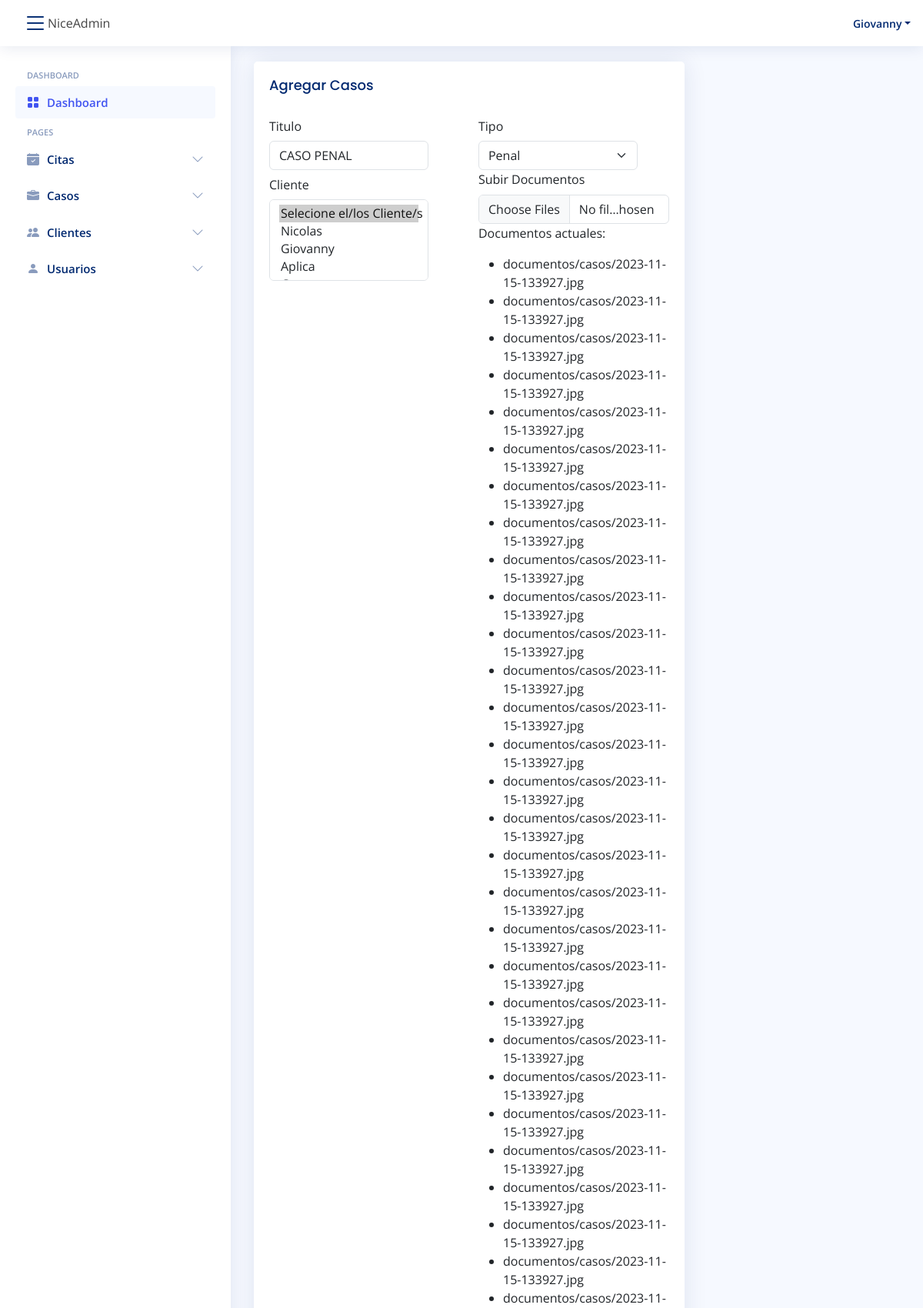
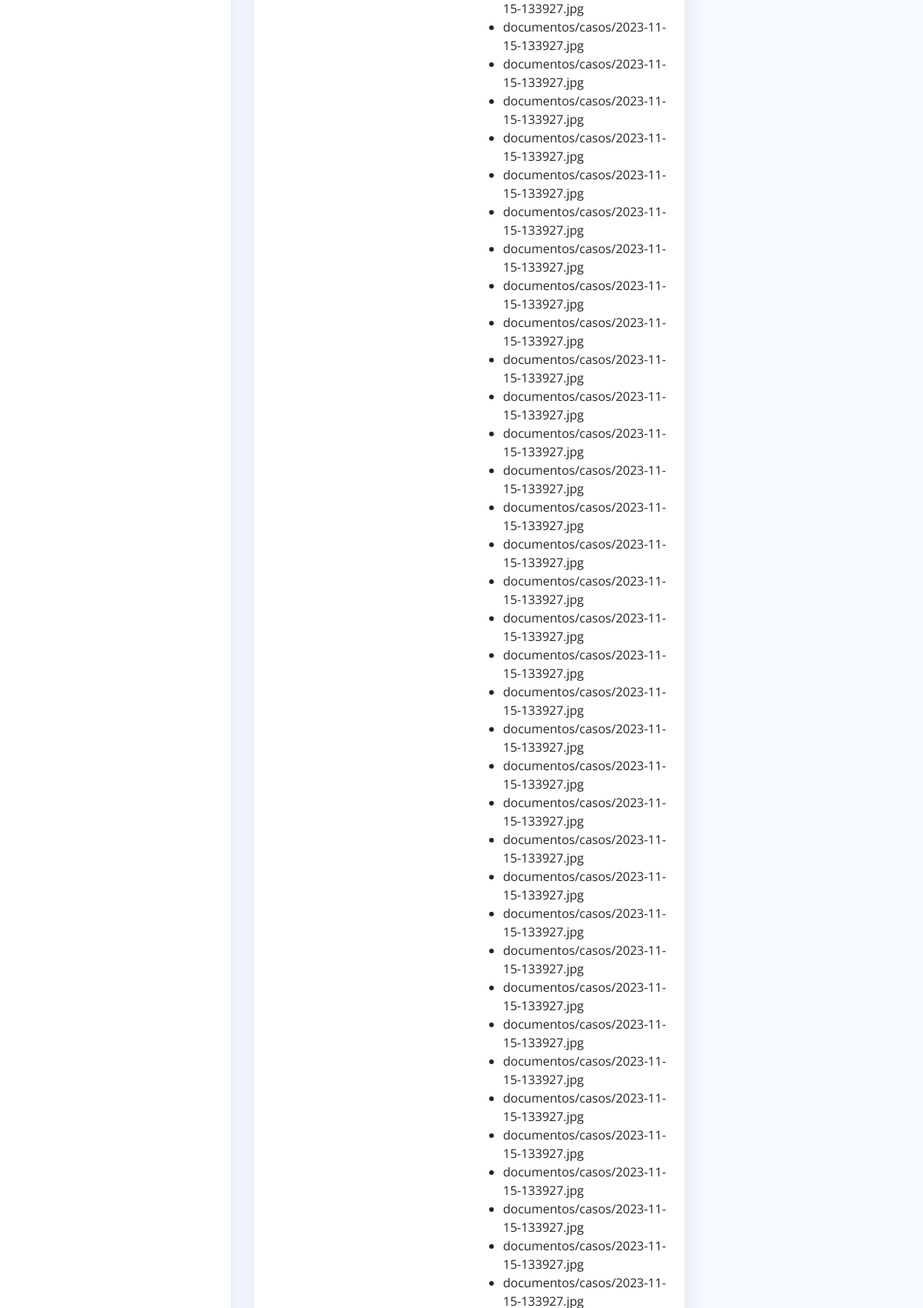
/casos/CasoUpdate/3/ (signed in, upper part), run on the app's committed database (2 pictures, top to bottom).
### casos/models.py (models this page shows, shortened)
class Caso(models.Model):  # tabla para los casos
    id = models.BigAutoField(primary_key=True)
    titulo = models.CharField(max_length=100)  # titulo del caso
    descripcion = models.CharField(max_length=50)  # descripcion del caso
    tipo = models.ForeignKey(
        TipoCaso, on_delete=models.CASCADE)
    id_cliente = models.ManyToManyField(Cliente, verbose_name="Cliente")
    documentos = models.FileField(
        upload_to="documentos/casos")
    estado = models.BooleanField(
        default=False,)  # estado del caso, default false, para pendiente

class TipoCaso(models.Model):
    id = models.BigAutoField(primary_key=True)
    titulo = models.CharField(max_length=100)
    descripcion = models.CharField(max_length=200)

### casos/views.py (the view)
# urls.py: path('CasoUpdate/<int:pk>/', views.CasoUpdate, name='CasoUpdate'),
@login_required(login_url="/login/")
def CasoUpdate(request, pk):
    caso = get_object_or_404(Caso, pk=pk)
    clientes = Cliente.objects.all()
    tipos = TipoCaso.objects.all()
    try:
        if request.method == "POST":
            form = CasoForm(request.POST, instance=caso)
            if form.is_valid():
                form.save()
                return redirect("casos")
        else:
            form = CasoForm(instance=caso)
        return render(
            request,
            "casos/UpdateCaso.html",
            {"form": form, "caso": caso, "clientes": clientes, "tipos": tipos},
        )
    except ValueError:
        return render(
            request,
            "casos/UpdateCaso.html",
            {
                "form": CasoForm,
                "error": "Por Favor Verifica los datos",
                "clientes": clientes,
                "tipos": tipos,
            },
        )

### casos/forms.py
class CasoForm(forms.ModelForm):
    class Meta:
        model = Caso
        fields = '__all__'

### casos/templates/casos/UpdateCaso.html (shortened to what this page needs)
{% extends "base/base.html" %}
{% load static %}
{% block content %}
    <div class="col-lg-8">
        <div class="card">
          <div class="card-body">
            <h5 class="card-title">Agregar Casos</h5>
            <form method="POST" enctype="multipart/form-data" class="row mb-3">
              <div class="col-md-6">
                <label for="" class="col-sm-4 col-form-label">Titulo</label>
                <div class="col-sm-10">
                    <input type="text" value="{{caso.titulo}}" name="titulo" class="form-control" id="id_Nombre_Persona" required>
                </div>
              </div>
              <div class="col-md-6">
                <label class="col-sm-4 col-form-label">Tipo</label>
                <div class="col-sm-10">
                  <select class="form-select" name="tipo" aria-label="Default select example">
                    <option selected>{{caso.tipo.titulo}}</option>
                  </select>
                </div>
              </div>
              <div class="col-md-6">
                <label class="col-sm-4 col-form-label">Cliente</label>
                <div class="col-sm-10">
                  <select class="form-select" name="id_cliente" multiple aria-label="multiple select example">
                    <option selected>Selecione el/los Cliente/s</option>
                    {% for cliente in clientes %}
                      <option name="id_cliente" value="{{cliente.id}}">{{cliente.nombre}}</option>
                    {% endfor %}
                  </select>
                </div>
              </div>
              <div class="col-md-6">
                <label for="formFileMultiple" class="form-label">Subir Documentos</label>
                <input class="form-control" type="file" name="documentos[]" id="formFileMultiple" multiple>
                {% if caso.documentos %}
                    <p>Documentos actuales:</p>
                    <ul>
                        {% for documento in caso.documentos %}
                            <li>{{ caso.documentos }}</li>
                        {% endfor %}
                    </ul>
                {% endif %}
            </div>
            </form>
          </div>
        </div>
      </div>
{% endblock %}

### base/templates/base/base.html (shortened to what this page needs)
{% load static %}
<head>
  <link href="{% static 'assets/vendor/bootstrap/css/bootstrap.min.css' %}" rel="stylesheet">
  <link href="{% static 'assets/vendor/bootstrap-icons/bootstrap-icons.css' %}" rel="stylesheet">
  <link href="{% static 'assets/vendor/boxicons/css/boxicons.min.css' %}" rel="stylesheet">
  <link href="{% static 'assets/vendor/quill/quill.snow.css' %}" rel="stylesheet">
  <link href="{% static 'assets/vendor/quill/quill.bubble.css' %}" rel="stylesheet">
  <link href="{% static 'assets/vendor/remixicon/remixicon.css' %}" rel="stylesheet">
  <link href="{% static 'assets/vendor/simple-datatables/style.css' %}" rel="stylesheet">
  <link rel="stylesheet" href="{% static 'base/css/style.css' %}">
</head>
<body>
    {% if user.is_authenticated %}
    <header id="header" class="header fixed-top d-flex align-items-center">
      <div class="d-flex align-items-center justify-content-between">
        <i class="bi bi-list toggle-sidebar-btn"></i>
        <span class="d-none d-lg-block">NiceAdmin</span>
      </div>
      <nav class="header-nav ms-auto">
        <ul class="d-flex align-items-center">
          <li class="nav-item dropdown pe-3">
            <a class="nav-link nav-profile d-flex align-items-center pe-0" href="#" data-bs-toggle="dropdown">
              <span class="d-none d-md-block dropdown-toggle ps-2">{{ user.username }}</span>
            </a>
          </li>
        </ul>
      </nav>
    </header>
    <aside id="sidebar" class="sidebar">
      <ul class="sidebar-nav" id="sidebar-nav">
        <li class="nav-heading">Dashboard</li>
        <li class="nav-item">
          <a class="nav-link " href="{% url 'dash' %}">
            <i class="bi bi-grid-fill"></i>
            <span>Dashboard</span>
          </a>
        </li>
        <li class="nav-heading">Pages</li>
        <li class="nav-item">
          <a class="nav-link collapsed" data-bs-target="#Citas-nav" data-bs-toggle="collapse" href="#">
            <i class="bi bi-calendar-check-fill"></i><span>Citas</span><i class="bi bi-chevron-down ms-auto"></i>
          </a>
        </li>
        <li class="nav-item">
          <a class="nav-link collapsed" data-bs-target="#Casos-nav" data-bs-toggle="collapse" href="#">
            <i class="bi bi-briefcase-fill"></i><span>Casos</span><i class="bi bi-chevron-down ms-auto"></i>
          </a>
        </li>
        <li class="nav-item">
          <a class="nav-link collapsed" data-bs-target="#Clientes-nav" data-bs-toggle="collapse" href="#">
            <i class="bi bi-people-fill"></i><span>Clientes</span><i class="bi bi-chevron-down ms-auto"></i>
          </a>
        </li>
        <li class="nav-item">
          <a class="nav-link collapsed" data-bs-target="#user-nav" data-bs-toggle="collapse" href="#">
            <i class="bi bi-person-fill"></i><span>Usuarios</span><i class="bi bi-chevron-down ms-auto"></i>
          </a>
        </li>
      </ul>
    </aside>
    {% else %}
      <a href="{% url 'login' %} ">INICIAR SESSION</a>
    {% endif %}
    <main id="main" class="main">
      {% block content %}
      {% endblock %}
    </main>
</body>

### static/base/css/style.css (style rules this page uses)
body { font-family: "Open Sans", sans-serif; background: #f6f9ff; color: #444444; }
a { color: #4154f1; text-decoration: none; }
h1, h2, h3, h4, h5, h6 { font-family: "Nunito", sans-serif; }
#main { margin-top: 60px; padding: 20px 30px; transition: all 0.3s; }
.card { margin-bottom: 30px; border: none; border-radius: 5px; box-shadow: 0px 0 30px rgba(1, 41, 112, 0.1); }
.card-title { padding: 20px 0 15px 0; font-size: 18px; font-weight: 500; color: #012970; font-family: "Poppins", sans-serif; }
.card-body { padding: 0 20px 20px 20px; }
.header { transition: all 0.5s; z-index: 997; height: 60px; box-shadow: 0px 2px 20px rgba(1, 41, 112, 0.1); background-color: #fff; padding-left: 20px; }
.header .toggle-sidebar-btn { font-size: 32px; padding-left: 10px; cursor: pointer; color: #012970; }
.header-nav ul { list-style: none; }
.header-nav>ul { margin: 0; padding: 0; }
.header-nav .nav-profile { color: #012970; }
.header-nav .nav-profile span { font-size: 14px; font-weight: 600; }
.sidebar { position: fixed; top: 60px; left: 0; bottom: 0; width: 300px; z-index: 996; transition: all 0.3s; padding: 20px; overflow-y: auto; scrollbar-width: thin; scrollbar-color: #aab7cf transparent; box-shadow: 0px 0px 20px rgba(1, 41, 112, 0.1); background-color: #fff; }
@media (min-width: 1200px) { #main, #footer { margin-left: 300px; } }
.sidebar-nav { padding: 0; margin: 0; list-style: none; }
.sidebar-nav li { padding: 0; margin: 0; list-style: none; }
.sidebar-nav .nav-item { margin-bottom: 5px; }
.sidebar-nav .nav-heading { font-size: 11px; text-transform: uppercase; color: #899bbd; font-weight: 600; margin: 10px 0 5px 15px; }
.sidebar-nav .nav-link { display: flex; align-items: center; font-size: 15px; font-weight: 600; color: #4154f1; transition: 0.3; background: #f6f9ff; padding: 10px 15px; border-radius: 4px; }
.sidebar-nav .nav-link i { font-size: 16px; margin-right: 10px; color: #4154f1; }
.sidebar-nav .nav-link.collapsed { color: #012970; background: #fff; }
.sidebar-nav .nav-link.collapsed i { color: #899bbd; }
.sidebar-nav .nav-link .bi-chevron-down { margin-right: 0; transition: transform 0.2s ease-in-out; }

### data on the page
Caso: titulo "CASO PENAL", tipo "Penal", documentos "documentos/casos/2023-11-15-133927.jpg" "documentos/casos/2023-11-15-133927.jpg" "documentos/casos/2023-11-15-133927.jpg" "documentos/casos/2023-11-15-133927.jpg" "documentos/casos/2023-11-15-133927.jpg" "documentos/casos/2023-11-15-133927.jpg" "documentos/casos/2023-11-15-133927.jpg" "documentos/casos/2023-11-15-133927.jpg" "documentos/casos/2023-11-15-133927.jpg" "documentos/casos/2023-11-15-133927.jpg" "documentos/casos/2023-11-15-133927.jpg" "documentos/casos/2023-11-15-133927.jpg" "documentos/casos/2023-11-15-133927.jpg" "documentos/casos/2023-11-15-133927.jpg" "documentos/casos/2023-11-15-133927.jpg" "documentos/casos/2023-11-15-133927.jpg" "documentos/casos/2023-11-15-133927.jpg" "documentos/casos/2023-11-15-133927.jpg" "documentos/casos/2023-11-15-133927.jpg" "documentos/casos/2023-11-15-133927.jpg" "documentos/casos/2023-11-15-133927.jpg" "documentos/casos/2023-11-15-133927.jpg" "documentos/casos/2023-11-15-133927.jpg" "documentos/casos/2023-11-15-133927.jpg" "documentos/casos/2023-11-15-133927.jpg" "documentos/casos/2023-11-15-133927.jpg" "documentos/casos/2023-11-15-133927.jpg" "documentos/casos/2023-11-15-133927.jpg" "documentos/casos/2023-11-15-133927.jpg" "documentos/casos/2023-11-15-133927.jpg" "documentos/casos/2023-11-15-133927.jpg" "documentos/casos/2023-11-15-133927.jpg" "documentos/casos/2023-11-15-133927.jpg" "documentos/casos/2023-11-15-133927.jpg" "documentos/casos/2023-11-15-133927.jpg" "documentos/casos/2023-11-15-133927.jpg" "documentos/casos/2023-11-15-133927.jpg" "documentos/casos/2023-11-15-133927.jpg" "documentos/casos/2023-11-15-133927.jpg" "documentos/casos/2023-11-15-133927.jpg" "documentos/casos/2023-11-15-133927.jpg" "documentos/casos/2023-11-15-133927.jpg" "documentos/casos/2023-11-15-133927.jpg" "documentos/casos/2023-11-15-133927.jpg" "documentos/casos/2023-11-15-133927.jpg" "documentos/casos/2023-11-15-133927.jpg" "documentos/casos/2023-11-15-133927.jpg" "documentos/casos/2023-11-15-133927.jpg" "documentos/casos/2023-11-15-133927.jpg" "documentos/casos/2023-11-15-133927.jpg" "documentos/casos/2023-11-15-133927.jpg" "documentos/casos/2023-11-15-133927.jpg" "documentos/casos/2023-11-15-133927.jpg" "documentos/casos/2023-11-15-133927.jpg" "documentos/casos/2023-11-15-133927.jpg" "documentos/casos/2023-11-15-133927.jpg" "documentos/casos/2023-11-15-133927.jpg" "documentos/casos/2023-11-15-133927.jpg" "documentos/casos/2023-11-15-133927.jpg" "documentos/casos/2023-11-15-133927.jpg" "documentos/casos/2023-11-15-133927.jpg" "documentos/casos/2023-11-15-133927.jpg" "documentos/casos/2023-11-15-133927.jpg" "documentos/casos/2023-11-15-133927.jpg"

### other printed values
{{ user.username }} "Giovanny"
